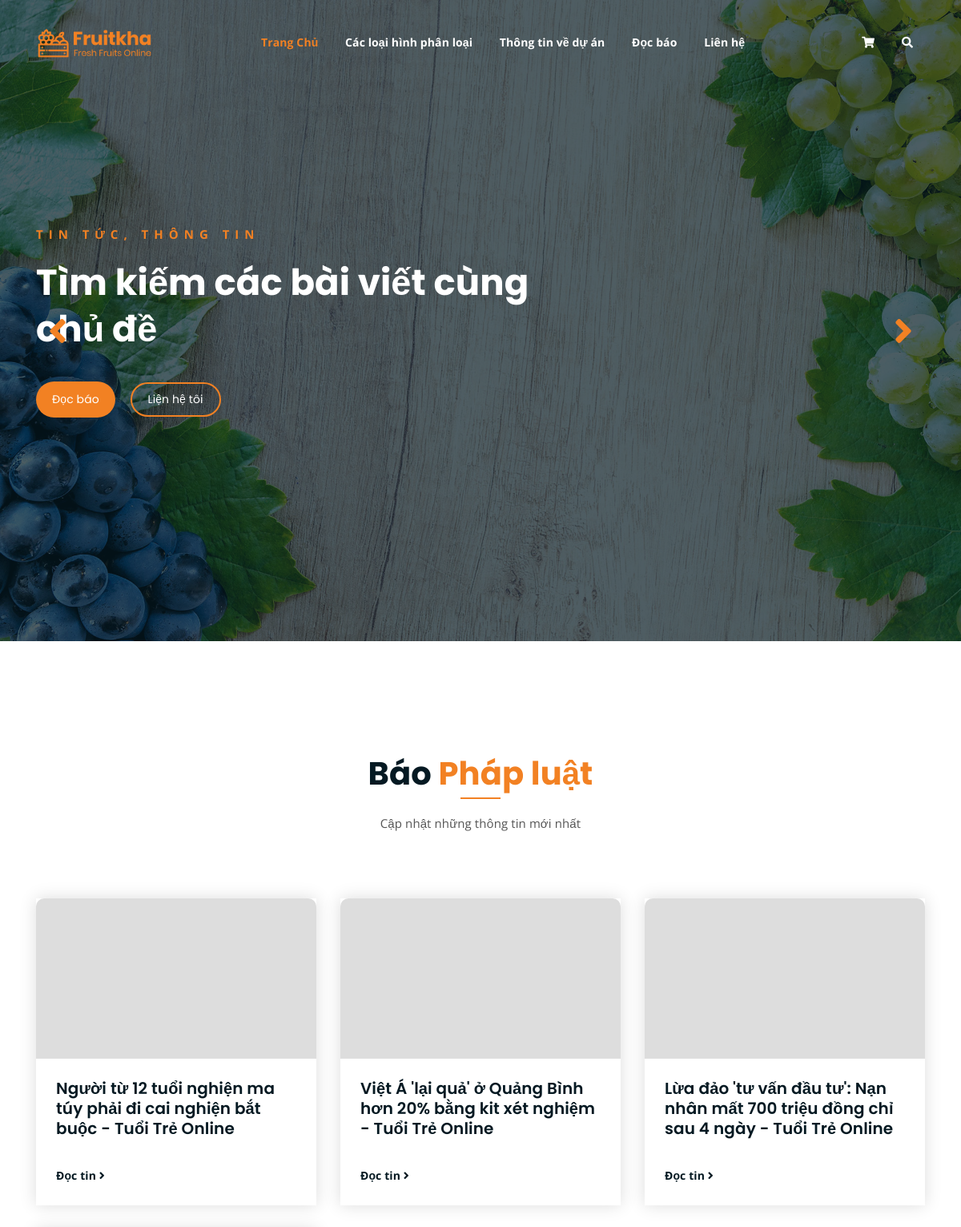
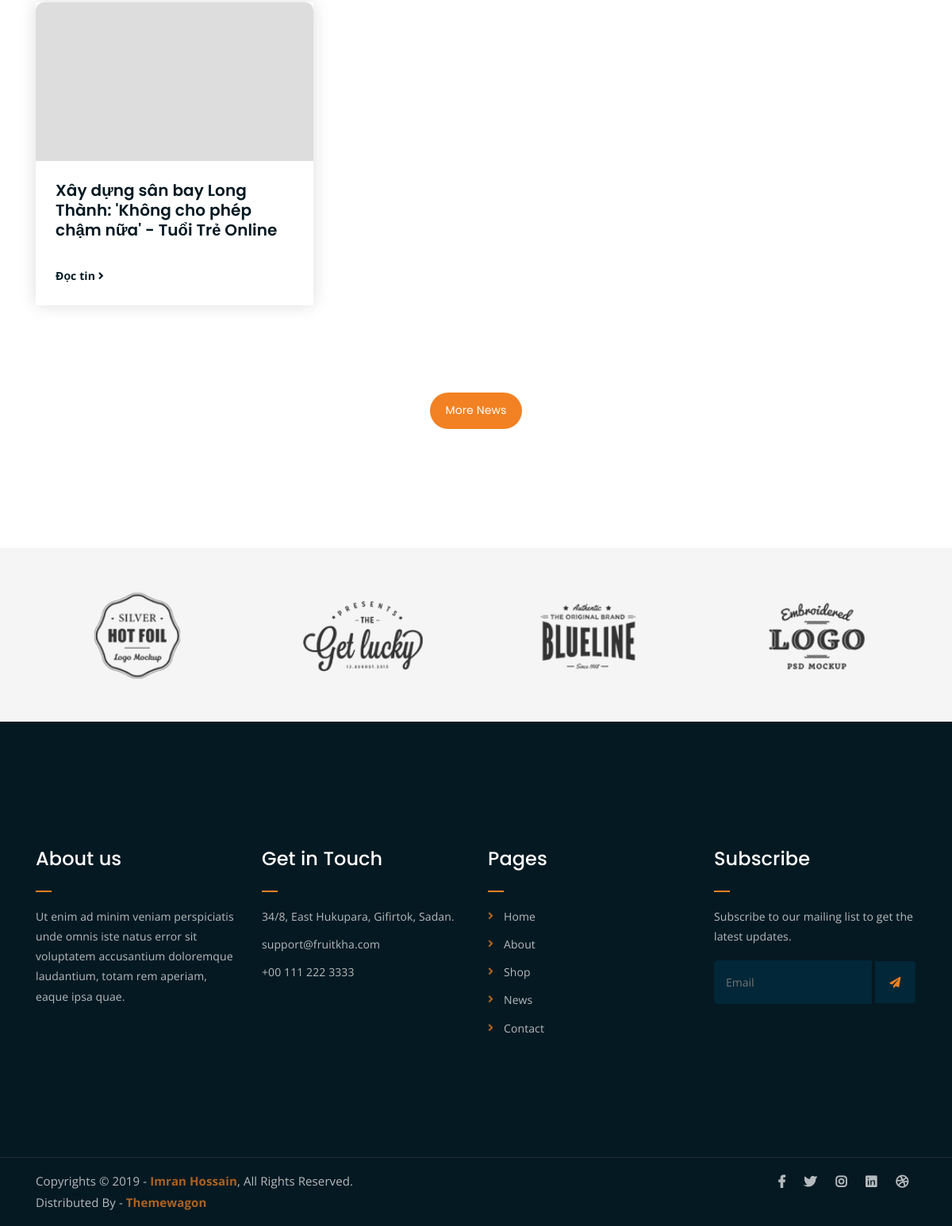
Page /label/Pháp luật/ on the committed database (2 pictures, top to bottom).
### web/models.py (models this page shows, shortened)
class Link(models.Model):
    title = models.CharField(max_length=255)
    link = models.CharField(max_length=255)
    label = models.CharField(max_length=255, choices=LABEL_CHOICES)
    priority = models.IntegerField(default=0)
    imageurl = models.CharField(max_length=255, null=True, blank=True)

### web/views.py (the view)
# urls.py: path('label/<str:label>/', get_by_label, name= "label" ),
def get_by_label(request, label, *args, **kwargs):
    labels = Label.objects.all()
    links = Link.objects.filter(label = label)
    return render(request, "web/bylabel.html", context={"links":links, "labels":labels, "label":label})

### web/templates/web/bylabel.html (shortened to what this page needs)
{% extends 'web/base.html' %}
{% load static %}
{% block content %}
<div class="latest-news pt-150 pb-150">
    <div class="container">
        <div class="row">
            <div class="col-lg-8 offset-lg-2 text-center">
                <div class="section-title">
                    <h3>Báo<span class="orange-text"> {{label}}</span> </h3>
                    <p>Cập nhật những thông tin mới nhất</p>
                </div>
            </div>
        </div>
        <div class="row">
        {% for l in links %}
            <div class="col-lg-4 col-md-6">
                <div class="single-latest-news">
                    {% if l.imageurl != Null %}
                    <a href="{{ l.link }}"><div class="latest-news-bg"  style=" background-image: url('{{ l.imageurl }}');"></div></a>
                    {% else %}
                    <a href="{{ l.link }}"><div class="latest-news-bg news-bg-1"></div></a>
                    {% endif %}
                    <div class="news-text-box">
                        <h3><a href="{{ l.link }}">{{ l.title }}</a></h3>
                        <a href="{{ l.link }}" class="read-more-btn"> Đọc tin <i class="fas fa-angle-right"></i></a>
                    </div>
                </div>
            </div>
        {% endfor %}
        </div>
        <div class="row">
            <div class="col-lg-12 text-center">
                <a href="news.html" class="boxed-btn">More News</a>
            </div>
        </div>
    </div>
</div>
<div class="logo-carousel-section">
    <div class="container">
        <div class="row">
            <div class="col-lg-12">
                <div class="logo-carousel-inner">
                    <div class="single-logo-item">
                        <img src="{% static 'asset/img/company-logos/1.png' %}" alt="">
                    </div>
                    <div class="single-logo-item">
                        <img src="{% static 'asset/img/company-logos/2.png' %}" alt="">
                    </div>
                    <div class="single-logo-item">
                        <img src="{% static 'asset/img/company-logos/3.png' %}" alt="">
                    </div>
                    <div class="single-logo-item">
                        <img src="{% static 'asset/img/company-logos/4.png' %}" alt="">
                    </div>
                </div>
            </div>
        </div>
    </div>
</div>
{% endblock %}

### static/asset/css/main.css (style rules this page uses)
html { font-size: 14px; font-weight: 400; line-height: 28px; height: 100%; }
body { font-family: "Open Sans", sans-serif; font-weight: 400; font-size: 1rem; letter-spacing: 0.1px; line-height: 1.8; color: #051922; overflow-x: hidden; }
body img { max-width: 100%; }
h1, .h1, h2, .h2, h3, .h3, h4, .h4, h5, .h5, h6, .h6 { font-family: "Poppins", sans-serif; font-weight: 700; margin: 0 0 1.25rem 0; color: #051922; }
h3, .h3 { font-size: 2rem; font-weight: 700; line-height: 2.25rem; }
p { font-family: "Open Sans", sans-serif; font-weight: 400; font-size: 1rem; letter-spacing: 0.1px; line-height: 1.8; color: #051922; margin: 0 0 1.25rem 0; }
p:last-child { margin: 0; }
.pt-150 { padding-top: 150px; }
.pb-150 { padding-bottom: 150px; }
.orange-text { color: #F28123; }
a.boxed-btn { font-family: 'Poppins', sans-serif; display: inline-block; background-color: #F28123; color: #fff; padding: 10px 20px; }
a.read-more-btn { display: inline-block; margin-top: 15px; color: #051922; -webkit-transition: 0.3s; -o-transition: 0.3s; transition: 0.3s; font-weight: 700; }
.section-title h3 { font-size: 40px; position: relative; padding-bottom: 15px; }
.section-title h3:after { position: absolute; content: ''; left: 0px; right: 0px; bottom: 0px; width: 50px; height: 2px; background-color: #F28123; margin: 0 auto; }
.section-title p { font-size: 15px; width: 530px; margin: 0 auto; color: #555; margin-top: 10px; line-height: 1.8; }
.section-title { margin-bottom: 80px; }
.single-logo-item img { max-width: 180px; margin: 0 auto; }
.logo-carousel-section { background-color: #f5f5f5; padding: 50px 0; }
a.boxed-btn { -webkit-transition: 0.3s; -o-transition: 0.3s; transition: 0.3s; }
.latest-news-bg { -webkit-transition: 0.3s; -o-transition: 0.3s; transition: 0.3s; }
.single-latest-news { -webkit-box-shadow: 0 0 20px #dddddd; box-shadow: 0 0 20px #dddddd; -webkit-transition: 0.3s; -o-transition: 0.3s; transition: 0.3s; }
.single-logo-item { -webkit-transition: 0.3s; -o-transition: 0.3s; transition: 0.3s; }
html, body { height: 100%; }
.latest-news-bg { height: 200px; background-size: cover; background-position: center; border-radius: 10px; background-color: #ddd; border-bottom-right-radius: 0; border-bottom-left-radius: 0; }
.single-latest-news h3 { font-size: 20px; line-height: 1.25em; font-weight: 600; }
.single-latest-news h3 a { color: #051922; }
.latest-news a.boxed-btn { margin-top: 80px; }
.news-text-box { padding: 25px; border-bottom-left-radius: 5px; border-bottom-right-radius: 5px; }
.single-latest-news { margin-bottom: 30px; }

### rows in the picture
Link: title "Người từ 12 tuổi nghiện ma túy phải đi cai nghiện bắt buộc - Tuổi Trẻ Online"
Link: title "Việt Á 'lại quả' ở Quảng Bình hơn 20% bằng kit xét nghiệm - Tuổi Trẻ Online"
Link: title "Lừa đảo 'tư vấn đầu tư': Nạn nhân mất 700 triệu đồng chỉ sau 4 ngày - Tuổi Trẻ Online"
Link: title "Xây dựng sân bay Long Thành: 'Không cho phép chậm nữa' - Tuổi Trẻ Online"

### other values in the picture
{{ label }} "Pháp luật"
